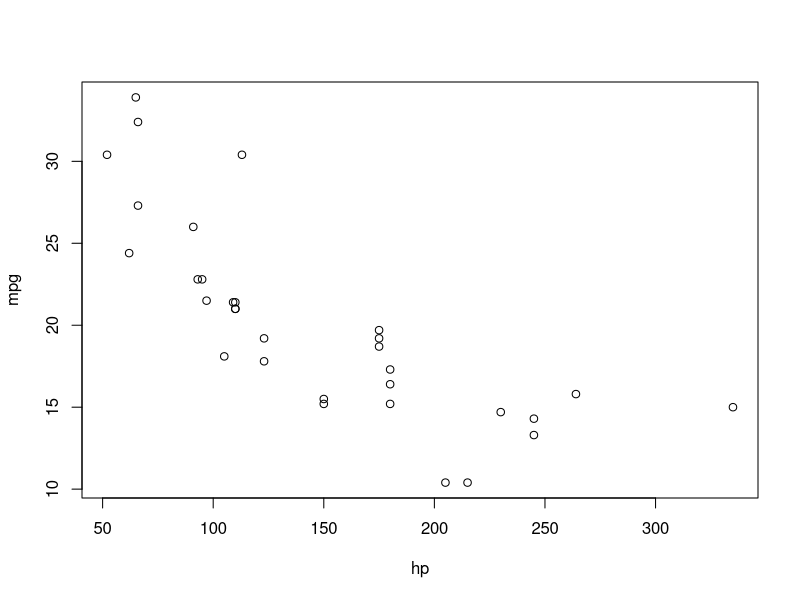
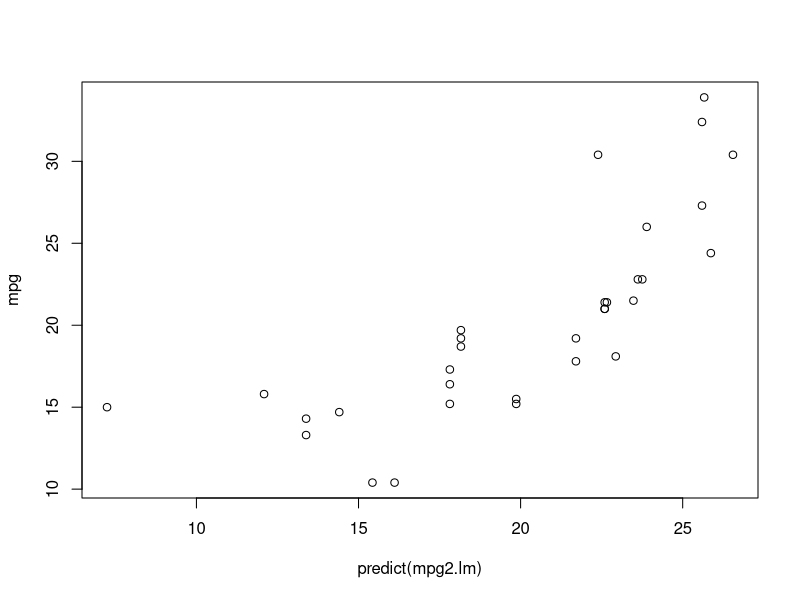
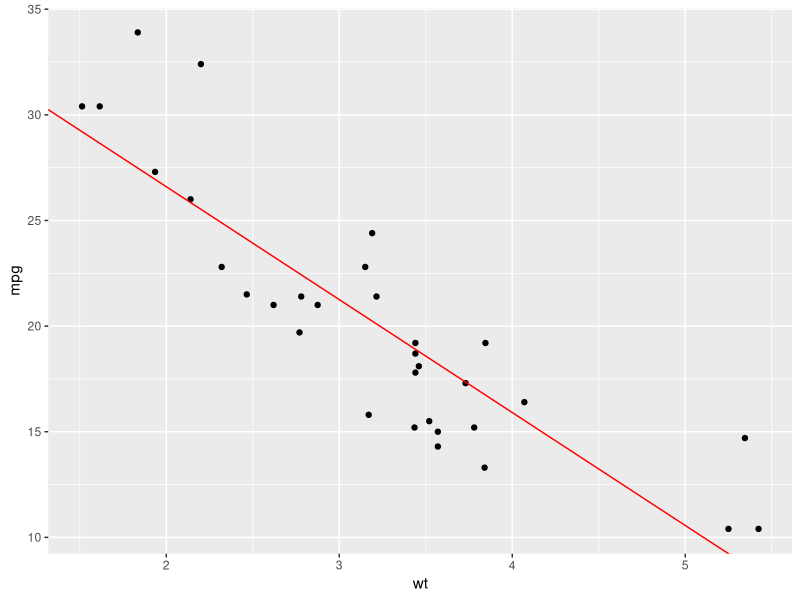

R code for these plots, in order:

mtcars
mpg.lm <- lm(mpg ~ hp, data = mtcars)
summary(mpg.lm)
plot(mpg ~ hp, data = mtcars)

mtcars
mpg2.lm <- lm(mpg ~ hp + hp^2, data = mtcars)
summary(mpg2.lm)
plot(mpg ~ predict(mpg2.lm), data = mtcars)


library(ggplot2)
library(lattice)
library(caret)

set.seed(10)
require(caret)

model.mtcars_lm <- train(mpg ~ wt, data=mtcars, method="lm")
coef.icept <- coef(model.mtcars_lm$finalModel)[1] ## Intercept
coef.slope <- coef(model.mtcars_lm$finalModel)[2] ## Slope

ggplot(data=mtcars, aes(x=wt, y=mpg)) + geom_point() + geom_abline(slope=coef.slope, intercept=coef.icept, color="red")

set.seed(10)
subset75 <- createDataPartition(y=mtcars$mpg, p=.75, list=FALSE)
subset75

training <- mtcars[subset75,]
training
testing <- mtcars[-subset75,]
testing


mtcarReg <- train(mpg~., data=training, method="lm")
summary(mtcarReg)

predict(mtcarReg, testing)
